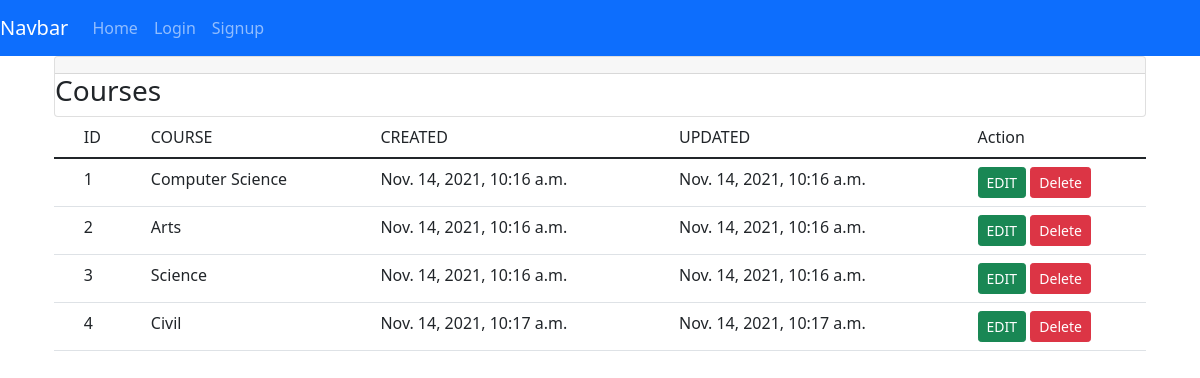
/course_details/, run on an earlier commit of the app's database.
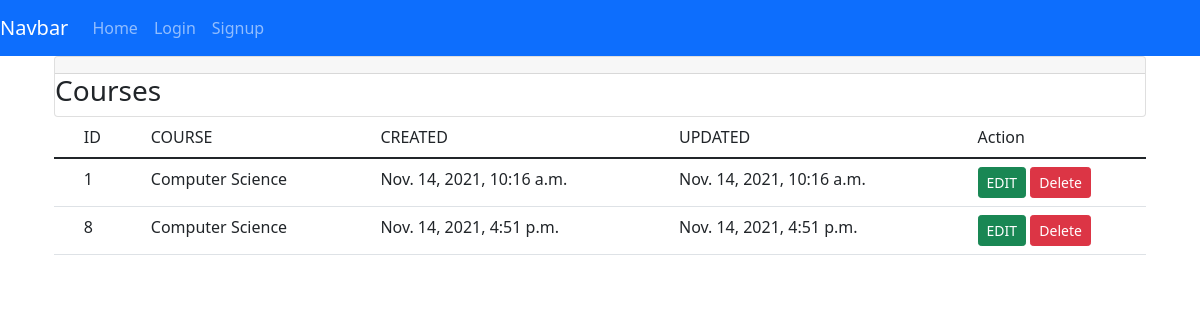
And on a later commit of the database.
### business/models.py (models this page shows, shortened)
class Courses(models.Model):
    id=models.AutoField(primary_key=True)
    course_name=models.CharField(max_length=255)
    created_at=models.DateTimeField(auto_now_add=True)
    updated_at=models.DateTimeField(auto_now_add=True)
    objects=models.Manager()

### business/views.py (the view)
# urls.py: path('course_details/',views.course_details, name='course_details'),
def course_details(request):
    cor = Courses.objects.all()
    return render(request,'business/course_details.html',{'course':cor})

### business/templates/business/course_details.html (shortened to what this page needs)
{% extends 'business/base.html' %}
{% load static %}
{% block content %}
<section class="content">
    <div class="container-fluid">
        <div class="row">
            <div class="col-md-12">
          <div class="card card-primary">
            <div class="card-header">
          </div>
              <h3 class="card-title">Courses</h3>
            </div>
                <table class="table">
                    <thead>
                      <tr>
                        <th scope="col"><td>ID</td></th>
                        <th scope="col"><td>COURSE</td></th>
                        <th scope="col"><td>CREATED</td></th>
                        <th scope="col"><td>UPDATED</td></th>
                        <th scope="col"><td>Action</td></th>
                      </tr>
                    </thead>
                    <tbody>
                        {% for cor in course %}
                      <tr>
                        <th scope="row"><td>{{ cor.id }}</td></th>
                        <th scope="row"><td>{{ cor.course_name }}</td></th>
                        <th scope="row"><td>{{ cor.created_at }}</td></th>
                        <th scope="row"><td>{{ cor.updated_at }}</td></th>
                        <th scope="row"><td> <a href="{% url 'course_update' cor.id %}" class="btn btn-success btn-sm">EDIT</a>
                          <form action="{% url 'course_delete' cor.id %}" method="post" class="d-inline">
                       <input type="submit" class="btn btn-danger btn-sm" value="Delete">
                      </form>
                      </td></th>
                      </tr>
                      {% endfor %}
                    </tbody>
                </table>
          </div>
        </div>
        </div>
    </div>
{% endblock %}

What changed in the data, as far as the page shows it:
removed Courses: id "2", course_name "Arts", created_at "Nov. 14, 2021, 10:16 a.m.", updated_at "Nov. 14, 2021, 10:16 a.m."
removed Courses: id "3", course_name "Science", created_at "Nov. 14, 2021, 10:16 a.m.", updated_at "Nov. 14, 2021, 10:16 a.m."
removed Courses: id "4", course_name "Civil", created_at "Nov. 14, 2021, 10:17 a.m.", updated_at "Nov. 14, 2021, 10:17 a.m."
added Courses: id "8", course_name "Computer Science", created_at "Nov. 14, 2021, 4:51 p.m.", updated_at "Nov. 14, 2021, 4:51 p.m."
